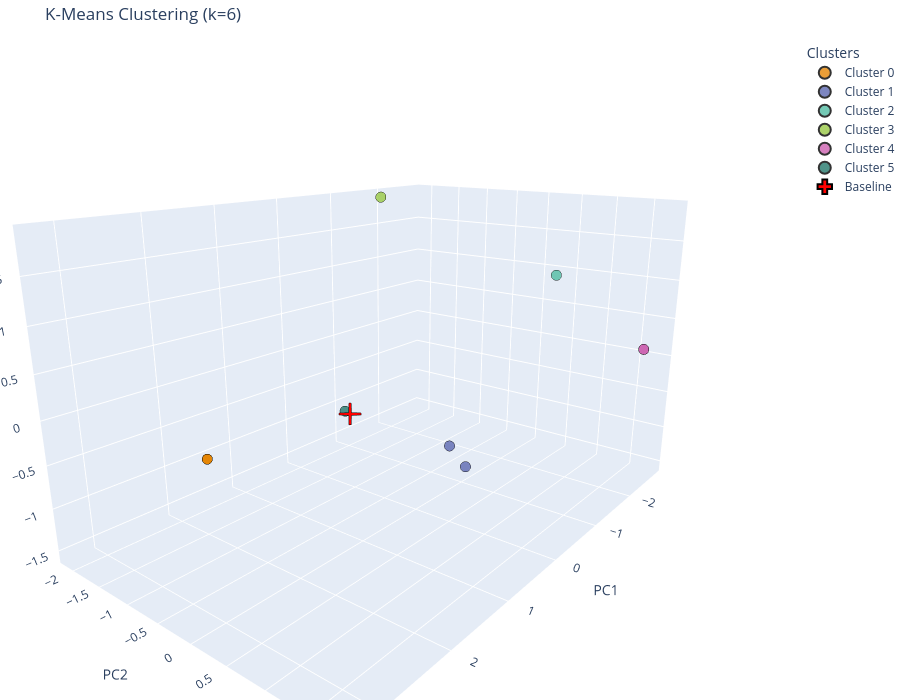

The notebook cell this image was saved under:
### Code cell
# 1. Konvertálás DataFrame-mé és a szótár frissítése
df_pca = pd.DataFrame(X_pca, columns=["PC1", "PC2", "PC3"])
df_pca["Cluster"] = labels
df_pca["Hash_ID"] = list(data.keys())

for i, (hash_id, v) in enumerate(data.items()):
    v["cluster"] = int(labels[i])

# 2. Színpaletta generálása a klaszterek számára
unique_clusters = sorted(df_pca["Cluster"].unique())

# Plotly színgenerátor (pl. Qualitatív színskála, mint a Vivid vagy D3)
# Igény szerint cserélhető: px.colors.qualitative.Plotly, Set1, Bold, stb.
colors = px.colors.qualitative.Vivid

fig = go.Figure()

# 3. Klaszterek hozzáadása KÜLÖN-KÜLÖN trace-ként (így kapcsolhatók ki/be a legend-ben)
for cluster_id in unique_clusters:
    cluster_df = df_pca[df_pca["Cluster"] == cluster_id]
    color = colors[cluster_id % len(colors)]  # Szín kiosztása ciklikusan

    fig.add_trace(
        go.Scatter3d(
            x=cluster_df["PC1"],
            y=cluster_df["PC2"],
            z=cluster_df["PC3"],
            mode="markers",
            marker=dict(
                size=6,
                color=color,
                line=dict(width=1, color="black"),  # Sötét körvonal
                opacity=0.8,
            ),
            text=cluster_df["Hash_ID"],
            hovertemplate="<b>Hash ID:</b> %{text}<br>"
            + "<b>PC1:</b> %{x:.2f}<br>"
            + "<b>PC2:</b> %{y:.2f}<br>"
            + "<b>PC3:</b> %{z:.2f}<br>"
            + f"<b>Cluster:</b> {cluster_id}<extra></extra>",
            name=f"Cluster {cluster_id}",  # Ez jelenik meg a Legend-ben
        )
    )

# 4. A Baseline elem hozzáadása
fig.add_trace(
    go.Scatter3d(
        x=[baseline_pca[0, 0]],
        y=[baseline_pca[0, 1]],
        z=[baseline_pca[0, 2]],
        mode="markers",
        marker=dict(
            size=12,
            symbol="cross",
            color="red",
            line=dict(width=1.5, color="black"),
        ),
        name="Baseline",
        hovertemplate="<b>Baseline Profile</b><br>"
        + "<b>PC1:</b> %{x:.2f}<br>"
        + "<b>PC2:</b> %{y:.2f}<br>"
        + "<b>PC3:</b> %{z:.2f}<extra></extra>",
    )
)

# 5. Layout beállítások (jelmagyarázat testreszabása)
fig.update_layout(
    title=f"K-Means Clustering (k={n_clusters})",
    scene=dict(
        xaxis_title="PC1",
        yaxis_title="PC2",
        zaxis_title="PC3",
        camera=dict(eye=dict(x=1.5, y=1.2, z=0.6)),
    ),
    legend=dict(
        title="Clusters",
        itemsizing="constant",  # A jelmagyarázatban a pontok egységes méretűek maradnak
    ),
    width=900,
    height=700,
    margin=dict(l=0, r=0, b=0, t=40),
)

# 6. Megjelenítés és mentés HTML-be
fig.show()
fig.write_html(fig_path + f"clustering_pca_{boundary}_{qmc_type}.html")

### Figure 1 — Plotly figure (JSON) as saved in the notebook; plotly's stock layout.template omitted (floating-point values rounded to 4 significant figures)
{"data": [{"hovertemplate": "<b>Hash ID:</b> %{text}<br><b>PC1:</b> %{x:.2f}<br><b>PC2:</b> %{y:.2f}<br><b>PC3:</b> %{z:.2f}<br><b>Cluster:</b> 0<extra></extra>", "marker": {"color": "rgb(229, 134, 6)", "line": {"color": "black", "width": 1}, "opacity": 0.8, "size": 6}, "mode": "markers", "name": "Cluster 0", "text": ["24b77eb035ba86ce", "58d13c0aa3b01736", "3124dbaa15f7875c", "3141855c1bbe78e8"], "type": "scatter3d", "x": [3.225, 3.225, 3.225, 3.225], "y": [0.1969, 0.1969, 0.1969, 0.1969], "z": [0.1879, 0.1879, 0.1879, 0.1879]}, {"hovertemplate": "<b>Hash ID:</b> %{text}<br><b>PC1:</b> %{x:.2f}<br><b>PC2:</b> %{y:.2f}<br><b>PC3:</b> %{z:.2f}<br><b>Cluster:</b> 1<extra></extra>", "marker": {"color": "rgb(93, 105, 177)", "line": {"color": "black", "width": 1}, "opacity": 0.8, "size": 6}, "mode": "markers", "name": "Cluster 1", "text": ["05423750a4fde094", "54e822cb4f4fcd79"], "type": "scatter3d", "x": [-1.246, -1.392], "y": [-0.1027, -0.4714], "z": [-1.539, -1.38]}, {"hovertemplate": "<b>Hash ID:</b> %{text}<br><b>PC1:</b> %{x:.2f}<br><b>PC2:</b> %{y:.2f}<br><b>PC3:</b> %{z:.2f}<br><b>Cluster:</b> 2<extra></extra>", "marker": {"color": "rgb(82, 188, 163)", "line": {"color": "black", "width": 1}, "opacity": 0.8, "size": 6}, "mode": "markers", "name": "Cluster 2", "text": ["5cf10d974f170537"], "type": "scatter3d", "x": [-2.807], "y": [0.2839], "z": [0.9053]}, {"hovertemplate": "<b>Hash ID:</b> %{text}<br><b>PC1:</b> %{x:.2f}<br><b>PC2:</b> %{y:.2f}<br><b>PC3:</b> %{z:.2f}<br><b>Cluster:</b> 3<extra></extra>", "marker": {"color": "rgb(153, 201, 69)", "line": {"color": "black", "width": 1}, "opacity": 0.8, "size": 6}, "mode": "markers", "name": "Cluster 3", "text": ["d00f6c6a17b5845b"], "type": "scatter3d", "x": [-1.93], "y": [-2.135], "z": [1.891]}, {"hovertemplate": "<b>Hash ID:</b> %{text}<br><b>PC1:</b> %{x:.2f}<br><b>PC2:</b> %{y:.2f}<br><b>PC3:</b> %{z:.2f}<br><b>Cluster:</b> 4<extra></extra>", "marker": {"color": "rgb(204, 97, 176)", "line": {"color": "black", "width": 1}, "opacity": 0.8, "size": 6}, "mode": "markers", "name": "Cluster 4", "text": ["c35e65eb517cd84f", "859c7090daa1835d"], "type": "scatter3d", "x": [-2.326, -2.326], "y": [1.794, 1.794], "z": [0.2133, 0.2133]}, {"hovertemplate": "<b>Hash ID:</b> %{text}<br><b>PC1:</b> %{x:.2f}<br><b>PC2:</b> %{y:.2f}<br><b>PC3:</b> %{z:.2f}<br><b>Cluster:</b> 5<extra></extra>", "marker": {"color": "rgb(36, 121, 108)", "line": {"color": "black", "width": 1}, "opacity": 0.8, "size": 6}, "mode": "markers", "name": "Cluster 5", "text": ["983f8d087ddb3e8e"], "type": "scatter3d", "x": [-0.8713], "y": [-1.95], "z": [-1.055]}, {"hovertemplate": "<b>Baseline Profile</b><br><b>PC1:</b> %{x:.2f}<br><b>PC2:</b> %{y:.2f}<br><b>PC3:</b> %{z:.2f}<extra></extra>", "marker": {"color": "red", "line": {"color": "black", "width": 1.5}, "size": 12, "symbol": "cross"}, "mode": "markers", "name": "Baseline", "type": "scatter3d", "x": [-0.8671], "y": [-1.856], "z": [-1.073]}], "layout": {"height": 700, "legend": {"itemsizing": "constant", "title": {"text": "Clusters"}}, "margin": {"b": 0, "l": 0, "r": 0, "t": 40}, "scene": {"camera": {"eye": {"x": 1.5, "y": 1.2, "z": 0.6}}, "xaxis": {"title": {"text": "PC1"}}, "yaxis": {"title": {"text": "PC2"}}, "zaxis": {"title": {"text": "PC3"}}}, "title": {"text": "K-Means Clustering (k=6)"}, "width": 900}}
